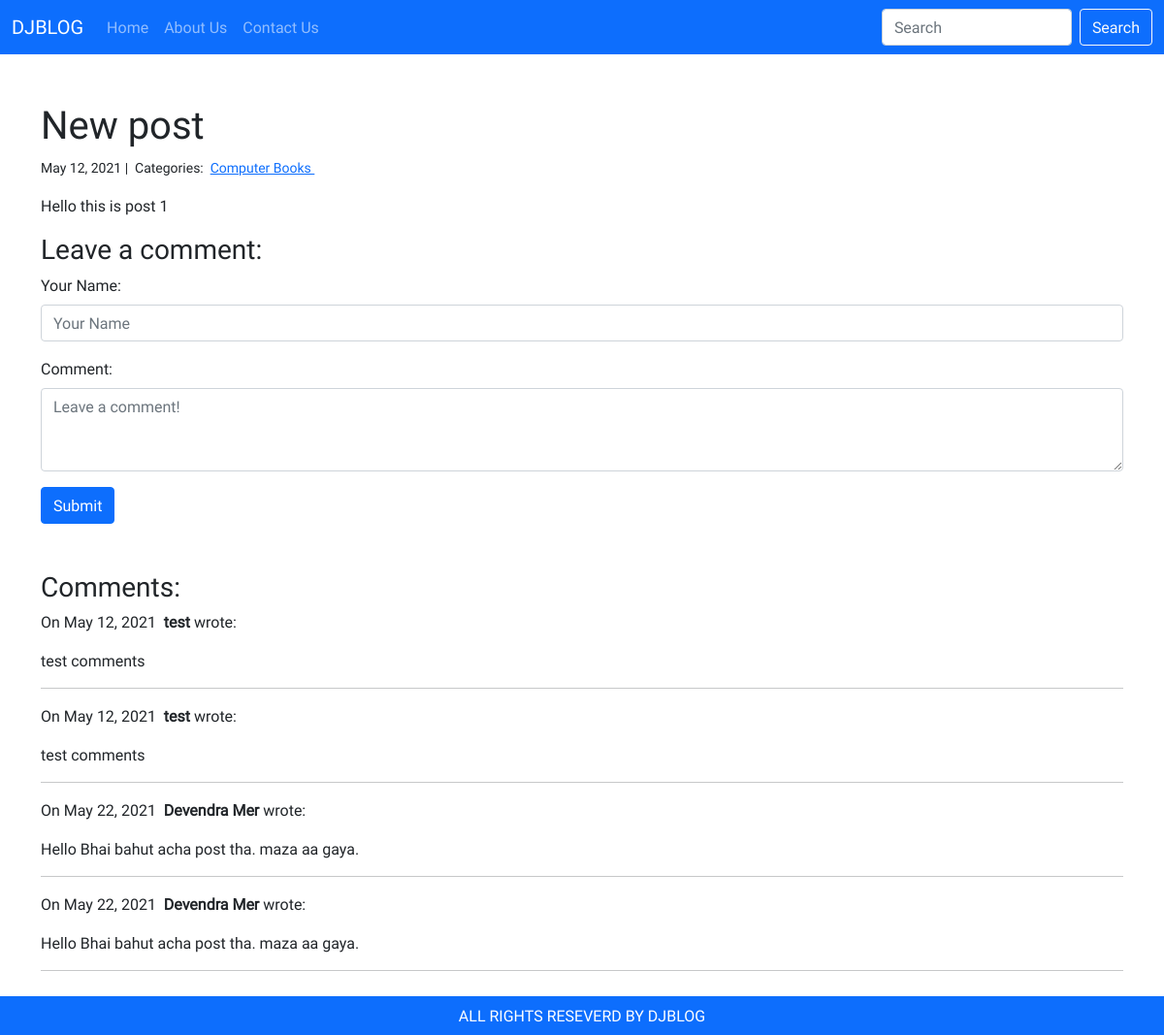
The app's page /1/, older data.
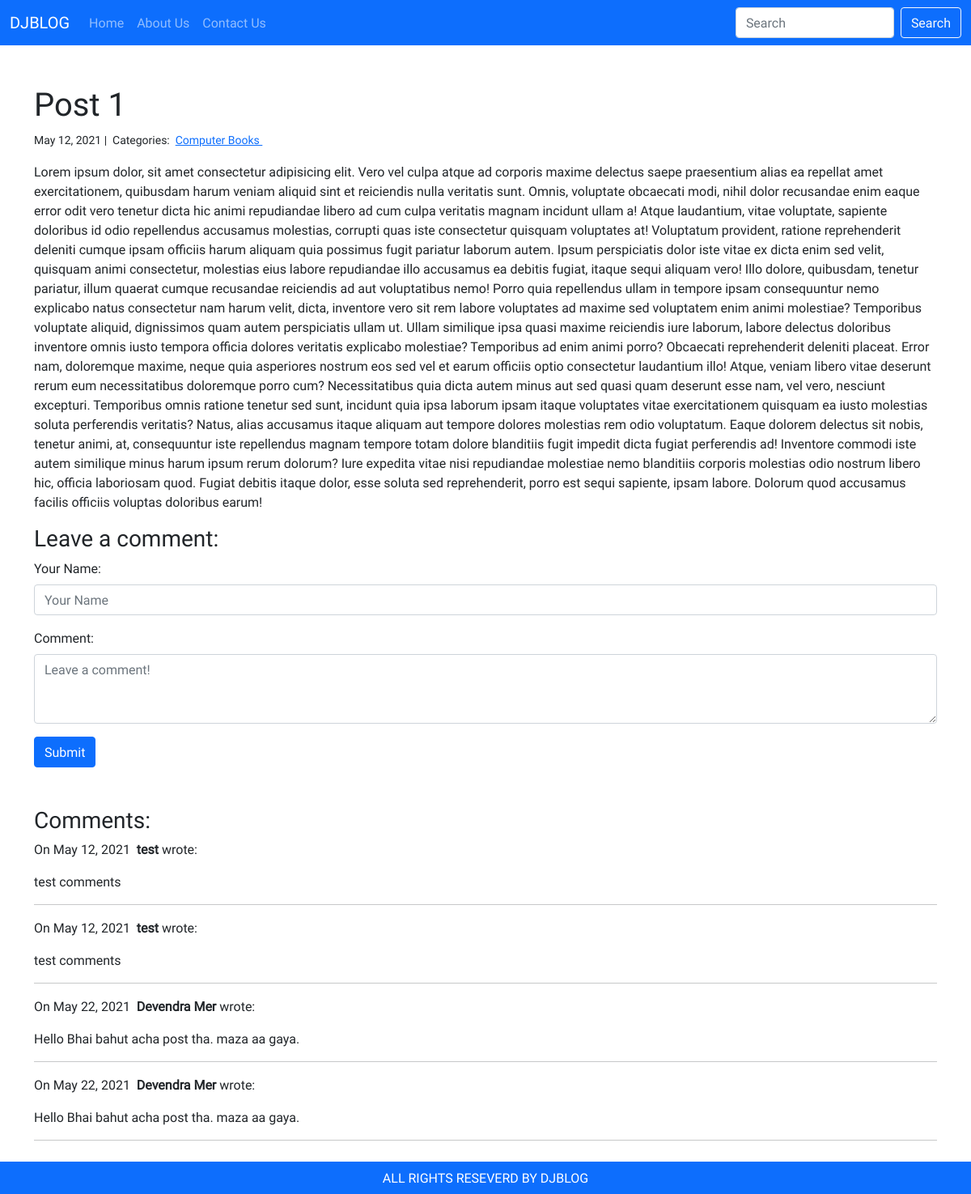
The same page, newer data.
### blog/models.py (models this page shows, shortened)
class Post(models.Model):
    title = models.CharField(max_length=255)
    slug = models.SlugField(max_length=255, unique=True, null=True)
    body = models.TextField()
    created_on = models.DateTimeField(auto_now_add=True)
    last_modified = models.DateTimeField(auto_now=True)
    categories = models.ManyToManyField("Category", related_name="posts")

### blog/views.py (the view, shortened to what this page needs)
# urls.py: path("<int:pk>/", views.blog_detail, name="blog_detail"),
def blog_detail(request, pk):
    post = Post.objects.get(pk=pk)
    form = CommentForm()
    comments = Comment.objects.filter(post=post)
    context = {
        "post": post,
        "comments": comments,
        "form": form,
    }
    return render(request, "blog_detail.html", context)

### blog/forms.py (shortened to what this page needs)
class CommentForm(forms.Form):
    author = forms.CharField(
        label="Your Name",
        max_length=60,
        widget=forms.TextInput(
            attrs={"class": "form-control", "placeholder": "Your Name"}
        ),
    )
    body = forms.CharField(
        label="Comment",
        widget=forms.Textarea(
            attrs={
                "class": "form-control",
                "placeholder": "Leave a comment!",
                "rows": "3",
            }
        ),
    )

### templates/blog_detail.html (shortened to what this page needs)
{% extends "base.html" %}
{% block page_content %}
<div class="col-md-12 mt-5">
     <h1>{{ post.title }}</h1>
     <small>
         {{ post.created_on.date }} |&nbsp;
         Categories:&nbsp;
         {% for category in post.categories.all %}
         <a href="{% url 'blog_category' category.name %}">
            {{ category.name }}
        </a>&nbsp;
        {% endfor %}
    </small>
    <p>{{ post.body | linebreaks }}</p>
    <h3>Leave a comment:</h3>
    <form action="/{{ post.pk }}/" method="post" class="mb-5">
        <div class="mb-3">
            <label class="form-label">{{ form.author.label_tag }}</label>
            {{ form.author }}
        </div>
        <div class="mb-3">
            <label class="form-label">{{ form.body.label_tag }}</label>
            {{ form.body }}
        </div>
        <button type="submit" class="btn btn-primary">Submit</button>
    </form>
    <h3>Comments:</h3>
    {% for comment in comments %}
    <p>
        On {{comment.created_on.date }}&nbsp;
        <b>{{ comment.author }}</b> wrote:
    </p>
    <p>{{ comment.body }}</p>
    <hr>
    {% endfor %}
</div>
{% endblock %}

Row changes from the older to the newer data that the page shows:
changed Post: title "New post" → "Post 1"; body "Hello this is post 1" → "Lorem ipsum dolor, sit amet consectetur adipisicing elit. Vero vel culpa atque ad corporis maxime delectus saepe praesentium alias ea repellat amet exercitationem, quibusdam harum veniam aliquid sint et reiciendis nulla veritatis sunt. Omnis, voluptate obcaecati modi, nihil dolor recusandae enim eaque error odit vero tenetur dicta hic animi repudiandae libero ad cum culpa veritatis magnam incidunt ullam a! Atque laudantium, vitae voluptate, sapiente doloribus id odio repellendus accusamus molestias, corrupti quas iste consectetur quisquam voluptates at! Voluptatum provident, ratione reprehenderit deleniti cumque ipsam officiis harum aliquam quia possimus fugit pariatur laborum autem. Ipsum…"
